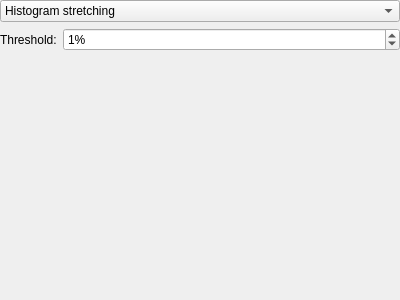
<?xml version="1.0" encoding="UTF-8"?>
<ui version="4.0">
 <class>FilterWidget</class>
 <widget class="QWidget" name="FilterWidget">
  <property name="geometry">
   <rect>
    <x>0</x>
    <y>0</y>
    <width>400</width>
    <height>300</height>
   </rect>
  </property>
  <property name="windowTitle">
   <string>Form</string>
  </property>
  <layout class="QVBoxLayout" name="filterWidgetVerticalLayout">
   <property name="leftMargin">
    <number>0</number>
   </property>
   <property name="topMargin">
    <number>0</number>
   </property>
   <property name="rightMargin">
    <number>0</number>
   </property>
   <property name="bottomMargin">
    <number>0</number>
   </property>
   <item>
    <widget class="QComboBox" name="comboBox">
     <property name="currentIndex">
      <number>4</number>
     </property>
     <item>
      <property name="text">
       <string>Function</string>
      </property>
     </item>
     <item>
      <property name="text">
       <string>Matrix</string>
      </property>
     </item>
     <item>
      <property name="text">
       <string>Rotation</string>
      </property>
     </item>
     <item>
      <property name="text">
       <string>Scaling</string>
      </property>
     </item>
     <item>
      <property name="text">
       <string>Histogram stretching</string>
      </property>
     </item>
    </widget>
   </item>
   <item>
    <widget class="QStackedWidget" name="stackedWidget">
     <property name="currentIndex">
      <number>4</number>
     </property>
     <widget class="QWidget" name="functionPage"/>
     <widget class="QWidget" name="matrixPage"/>
     <widget class="QWidget" name="rotationPage"/>
     <widget class="QWidget" name="scalingPage"/>
     <widget class="QWidget" name="histogramStretchingPage">
      <layout class="QFormLayout" name="histogramStretchingFormLayout">
       <property name="leftMargin">
        <number>0</number>
       </property>
       <property name="topMargin">
        <number>0</number>
       </property>
       <property name="rightMargin">
        <number>0</number>
       </property>
       <property name="bottomMargin">
        <number>0</number>
       </property>
       <item row="0" column="0">
        <widget class="QLabel" name="thresholdLabel">
         <property name="text">
          <string>Threshold:</string>
         </property>
        </widget>
       </item>
       <item row="0" column="1">
        <widget class="QSpinBox" name="thresholdSpinBox">
         <property name="suffix">
          <string>%</string>
         </property>
         <property name="maximum">
          <number>100</number>
         </property>
         <property name="value">
          <number>1</number>
         </property>
        </widget>
       </item>
      </layout>
     </widget>
    </widget>
   </item>
  </layout>
 </widget>
 <resources/>
 <connections>
  <connection>
   <sender>comboBox</sender>
   <signal>currentIndexChanged(int)</signal>
   <receiver>stackedWidget</receiver>
   <slot>setCurrentIndex(int)</slot>
   <hints>
    <hint type="sourcelabel">
     <x>199</x>
     <y>18</y>
    </hint>
    <hint type="destinationlabel">
     <x>199</x>
     <y>171</y>
    </hint>
   </hints>
  </connection>
  <connection>
   <sender>comboBox</sender>
   <signal>currentIndexChanged(int)</signal>
   <receiver>FilterWidget</receiver>
   <slot>updateFilter()</slot>
   <hints>
    <hint type="sourcelabel">
     <x>199</x>
     <y>18</y>
    </hint>
    <hint type="destinationlabel">
     <x>199</x>
     <y>149</y>
    </hint>
   </hints>
  </connection>
  <connection>
   <sender>thresholdSpinBox</sender>
   <signal>valueChanged(int)</signal>
   <receiver>FilterWidget</receiver>
   <slot>updateFilter()</slot>
   <hints>
    <hint type="sourcelabel">
     <x>131</x>
     <y>61</y>
    </hint>
    <hint type="destinationlabel">
     <x>199</x>
     <y>149</y>
    </hint>
   </hints>
  </connection>
 </connections>
 <slots>
  <slot>updateFilter()</slot>
 </slots>
</ui>
